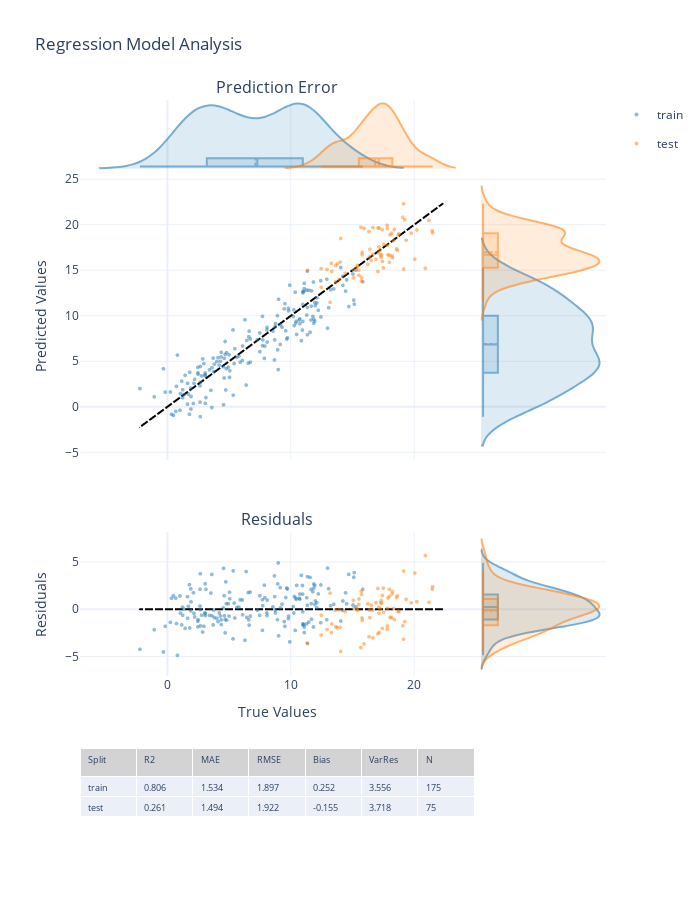

The notebook cell this image was saved under:
### Markdown cell above
## Regression

### Regression evaluation plot
Uses columns `y_true`, `y_pred`, and optionally a split column like `set`.

### Code cell
n = 250
x = np.linspace(0, 10, n)
y_true = 2.0 * x + np.random.normal(0, 1.5, size=n)
y_pred = 2.0 * x + np.random.normal(0, 1.0, size=n)
set_col = np.where(np.arrange(n) < int(0.7 * n), "train", "test")

df_reg = pd.DataFrame({"y_true": y_true, "y_pred": y_pred, "set": set_col})
fig = regression.regression_evaluation_plot(df_reg, y="y_true", split_column="set")
fig

### Figure 1 — Plotly figure (JSON) as saved in the notebook; plotly's stock layout.template omitted (floating-point values rounded to 4 significant figures; data arrays with more than 128 entries replaced by an {"elided": "..."} marker saying what was removed)
{"data": [{"line": {"color": "black", "dash": "dash"}, "mode": "lines", "name": "Ideal Line", "showlegend": false, "type": "scattergl", "x": [-2.223, 22.29], "xaxis": "x3", "y": [-2.223, 22.29], "yaxis": "y3"}, {"line": {"color": "black", "dash": "dash"}, "mode": "lines", "name": "Zero Error Line", "showlegend": false, "type": "scattergl", "x": [-2.223, 22.29], "xaxis": "x7", "y": [0, 0], "yaxis": "y7"}, {"legendgroup": "train", "marker": {"color": "rgba(31,119,180,0.7)", "opacity": 0.7, "size": 4}, "mode": "markers", "name": "train", "type": "scattergl", "x": {"elided": "175 float values"}, "xaxis": "x3", "y": {"elided": "175 float values"}, "yaxis": "y3"}, {"legendgroup": "train", "marker": {"color": "rgba(31,119,180,0.7)", "opacity": 0.7, "size": 4}, "mode": "markers", "name": "Residuals", "showlegend": false, "type": "scattergl", "x": {"elided": "175 float values"}, "xaxis": "x7", "y": {"elided": "175 float values"}, "yaxis": "y7"}, {"alignmentgroup": "overlay", "box": {"visible": true}, "fillcolor": "rgba(31,119,180,0.25)", "legendgroup": "train", "line": {"color": "#1F77B4"}, "meanline": {"visible": true}, "name": "train", "offsetgroup": "overlay", "opacity": 0.6, "orientation": "h", "points": false, "scalegroup": "same", "scalemode": "width", "showlegend": false, "side": "positive", "type": "violin", "width": 0.6, "x": {"elided": "175 float values"}, "xaxis": "x", "y": {"elided": "175 int values"}, "yaxis": "y"}, {"alignmentgroup": "overlay", "box": {"visible": true}, "fillcolor": "rgba(31,119,180,0.25)", "legendgroup": "train", "line": {"color": "#1F77B4"}, "meanline": {"visible": true}, "name": "train", "offsetgroup": "overlay", "opacity": 0.6, "orientation": "v", "points": false, "scalegroup": "same", "scalemode": "width", "showlegend": false, "side": "positive", "type": "violin", "width": 0.6, "x": {"elided": "175 int values"}, "xaxis": "x4", "y": {"elided": "175 float values"}, "yaxis": "y4"}, {"alignmentgroup": "overlay", "box": {"visible": true}, "fillcolor": "rgba(31,119,180,0.25)", "legendgroup": "train", "line": {"color": "#1F77B4"}, "meanline": {"visible": true}, "name": "train", "offsetgroup": "overlay", "opacity": 0.6, "points": false, "scalegroup": "same", "scalemode": "width", "showlegend": false, "side": "positive", "type": "violin", "width": 0.6, "x": {"elided": "175 int values"}, "xaxis": "x8", "y": {"elided": "175 float values"}, "yaxis": "y8"}, {"legendgroup": "test", "marker": {"color": "rgba(255,127,14,0.7)", "opacity": 0.7, "size": 4}, "mode": "markers", "name": "test", "type": "scattergl", "x": [15.08, 12.93, 13.18, 13.61, 14.4, 13.93, 12.48, 13.65, 11.36, 15.72, 12.46, 13.28, 15.1, 13.99, 17.5, 13.32, 15.74, 15.36, 13.75, 16.37, 15.41, 16.9, 17.06, 19.15, 17.99, 15.51, 15.79, 17.87, 17.29, 17.35, 14.04, 16.51, 15.52, 17.13, 16.64, 18.23, 17.42, 18.21, 16.41, 15.77, 16.65, 17.32, 18.0, 20.9, 17.53, 16.24, 17.23, 17.14, 18.63, 15.68, 18.17, 18.39, 18.58, 17.42, 18.04, 16.34, 17.81, 17.82, 19.34, 17.06, 20.05, 21.2, 15.93, 19.76, 20.21, 18.32, 18.76, 19.24, 19.07, 19.13, 17.16, 21.49, 21.46, 18.7, 17.8], "xaxis": "x3", "y": [14.15, 15.08, 11.48, 13.73, 14.65, 13.99, 13.12, 15.49, 14.98, 13.81, 15.17, 15.76, 15.03, 15.9, 15.26, 14.87, 14.18, 15.34, 15.7, 16.46, 15.55, 16.2, 14.86, 15.12, 15.87, 15.01, 16.96, 16.69, 16.58, 16.72, 18.49, 16.08, 14.43, 16.91, 16.74, 16.35, 15.97, 16.59, 17.29, 16.69, 19.68, 16.39, 16.64, 15.22, 17.84, 15.65, 17.21, 17.56, 17.2, 19.73, 19.07, 19.47, 17.35, 19.44, 18.89, 19.25, 19.58, 17.73, 18.29, 19.66, 16.22, 20.47, 19.59, 19.07, 19.42, 18.25, 19.01, 20.54, 20.82, 22.29, 19.6, 19.1, 19.33, 18.9, 19.92], "yaxis": "y3"}, {"legendgroup": "test", "marker": {"color": "rgba(255,127,14,0.7)", "opacity": 0.7, "size": 4}, "mode": "markers", "name": "Residuals", "showlegend": false, "type": "scattergl", "x": [15.08, 12.93, 13.18, 13.61, 14.4, 13.93, 12.48, 13.65, 11.36, 15.72, 12.46, 13.28, 15.1, 13.99, 17.5, 13.32, 15.74, 15.36, 13.75, 16.37, 15.41, 16.9, 17.06, 19.15, 17.99, 15.51, 15.79, 17.87, 17.29, 17.35, 14.04, 16.51, 15.52, 17.13, 16.64, 18.23, 17.42, 18.21, 16.41, 15.77, 16.65, 17.32, 18.0, 20.9, 17.53, 16.24, 17.23, 17.14, 18.63, 15.68, 18.17, 18.39, 18.58, 17.42, 18.04, 16.34, 17.81, 17.82, 19.34, 17.06, 20.05, 21.2, 15.93, 19.76, 20.21, 18.32, 18.76, 19.24, 19.07, 19.13, 17.16, 21.49, 21.46, 18.7, 17.8], "xaxis": "x7", "y": [0.9284, -2.148, 1.705, -0.114, -0.2437, -0.06415, -0.6455, -1.834, -3.612, 1.909, -2.718, -2.478, 0.07295, -1.91, 2.236, -1.544, 1.56, 0.02701, -1.946, -0.09092, -0.1422, 0.7003, 2.2, 4.027, 2.115, 0.5009, -1.179, 1.186, 0.7038, 0.6213, -4.446, 0.4324, 1.094, 0.2206, -0.09662, 1.883, 1.455, 1.619, -0.881, -0.9139, -3.028, 0.935, 1.362, 5.678, -0.3149, 0.5825, 0.02048, -0.4197, 1.432, -4.05, -0.8995, -1.084, 1.231, -2.025, -0.8529, -2.907, -1.769, 0.09447, 1.048, -2.597, 3.827, 0.7284, -3.658, 0.6851, 0.7949, 0.07378, -0.246, -1.3, -1.745, -3.16, -2.44, 2.387, 2.134, -0.202, -2.122], "yaxis": "y7"}, {"alignmentgroup": "overlay", "box": {"visible": true}, "fillcolor": "rgba(255,127,14,0.25)", "legendgroup": "test", "line": {"color": "#FF7F0E"}, "meanline": {"visible": true}, "name": "test", "offsetgroup": "overlay", "opacity": 0.6, "orientation": "h", "points": false, "scalegroup": "same", "scalemode": "width", "showlegend": false, "side": "positive", "type": "violin", "width": 0.6, "x": [15.08, 12.93, 13.18, 13.61, 14.4, 13.93, 12.48, 13.65, 11.36, 15.72, 12.46, 13.28, 15.1, 13.99, 17.5, 13.32, 15.74, 15.36, 13.75, 16.37, 15.41, 16.9, 17.06, 19.15, 17.99, 15.51, 15.79, 17.87, 17.29, 17.35, 14.04, 16.51, 15.52, 17.13, 16.64, 18.23, 17.42, 18.21, 16.41, 15.77, 16.65, 17.32, 18.0, 20.9, 17.53, 16.24, 17.23, 17.14, 18.63, 15.68, 18.17, 18.39, 18.58, 17.42, 18.04, 16.34, 17.81, 17.82, 19.34, 17.06, 20.05, 21.2, 15.93, 19.76, 20.21, 18.32, 18.76, 19.24, 19.07, 19.13, 17.16, 21.49, 21.46, 18.7, 17.8], "xaxis": "x", "y": [0, 0, 0, 0, 0, 0, 0, 0, 0, 0, 0, 0, 0, 0, 0, 0, 0, 0, 0, 0, 0, 0, 0, 0, 0, 0, 0, 0, 0, 0, 0, 0, 0, 0, 0, 0, 0, 0, 0, 0, 0, 0, 0, 0, 0, 0, 0, 0, 0, 0, 0, 0, 0, 0, 0, 0, 0, 0, 0, 0, 0, 0, 0, 0, 0, 0, 0, 0, 0, 0, 0, 0, 0, 0, 0], "yaxis": "y"}, {"alignmentgroup": "overlay", "box": {"visible": true}, "fillcolor": "rgba(255,127,14,0.25)", "legendgroup": "test", "line": {"color": "#FF7F0E"}, "meanline": {"visible": true}, "name": "test", "offsetgroup": "overlay", "opacity": 0.6, "orientation": "v", "points": false, "scalegroup": "same", "scalemode": "width", "showlegend": false, "side": "positive", "type": "violin", "width": 0.6, "x": [0, 0, 0, 0, 0, 0, 0, 0, 0, 0, 0, 0, 0, 0, 0, 0, 0, 0, 0, 0, 0, 0, 0, 0, 0, 0, 0, 0, 0, 0, 0, 0, 0, 0, 0, 0, 0, 0, 0, 0, 0, 0, 0, 0, 0, 0, 0, 0, 0, 0, 0, 0, 0, 0, 0, 0, 0, 0, 0, 0, 0, 0, 0, 0, 0, 0, 0, 0, 0, 0, 0, 0, 0, 0, 0], "xaxis": "x4", "y": [14.15, 15.08, 11.48, 13.73, 14.65, 13.99, 13.12, 15.49, 14.98, 13.81, 15.17, 15.76, 15.03, 15.9, 15.26, 14.87, 14.18, 15.34, 15.7, 16.46, 15.55, 16.2, 14.86, 15.12, 15.87, 15.01, 16.96, 16.69, 16.58, 16.72, 18.49, 16.08, 14.43, 16.91, 16.74, 16.35, 15.97, 16.59, 17.29, 16.69, 19.68, 16.39, 16.64, 15.22, 17.84, 15.65, 17.21, 17.56, 17.2, 19.73, 19.07, 19.47, 17.35, 19.44, 18.89, 19.25, 19.58, 17.73, 18.29, 19.66, 16.22, 20.47, 19.59, 19.07, 19.42, 18.25, 19.01, 20.54, 20.82, 22.29, 19.6, 19.1, 19.33, 18.9, 19.92], "yaxis": "y4"}, {"alignmentgroup": "overlay", "box": {"visible": true}, "fillcolor": "rgba(255,127,14,0.25)", "legendgroup": "test", "line": {"color": "#FF7F0E"}, "meanline": {"visible": true}, "name": "test", "offsetgroup": "overlay", "opacity": 0.6, "points": false, "scalegroup": "same", "scalemode": "width", "showlegend": false, "side": "positive", "type": "violin", "width": 0.6, "x": [0, 0, 0, 0, 0, 0, 0, 0, 0, 0, 0, 0, 0, 0, 0, 0, 0, 0, 0, 0, 0, 0, 0, 0, 0, 0, 0, 0, 0, 0, 0, 0, 0, 0, 0, 0, 0, 0, 0, 0, 0, 0, 0, 0, 0, 0, 0, 0, 0, 0, 0, 0, 0, 0, 0, 0, 0, 0, 0, 0, 0, 0, 0, 0, 0, 0, 0, 0, 0, 0, 0, 0, 0, 0, 0], "xaxis": "x8", "y": [0.9284, -2.148, 1.705, -0.114, -0.2437, -0.06415, -0.6455, -1.834, -3.612, 1.909, -2.718, -2.478, 0.07295, -1.91, 2.236, -1.544, 1.56, 0.02701, -1.946, -0.09092, -0.1422, 0.7003, 2.2, 4.027, 2.115, 0.5009, -1.179, 1.186, 0.7038, 0.6213, -4.446, 0.4324, 1.094, 0.2206, -0.09662, 1.883, 1.455, 1.619, -0.881, -0.9139, -3.028, 0.935, 1.362, 5.678, -0.3149, 0.5825, 0.02048, -0.4197, 1.432, -4.05, -0.8995, -1.084, 1.231, -2.025, -0.8529, -2.907, -1.769, 0.09447, 1.048, -2.597, 3.827, 0.7284, -3.658, 0.6851, 0.7949, 0.07378, -0.246, -1.3, -1.745, -3.16, -2.44, 2.387, 2.134, -0.202, -2.122], "yaxis": "y8"}, {"cells": {"align": "left", "font": {"size": 9}, "values": [["train", "test"], ["0.806", "0.261"], ["1.534", "1.494"], ["1.897", "1.922"], ["0.252", "-0.155"], ["3.556", "3.718"], ["175", "75"]]}, "domain": {"x": [0, 0.75], "y": [0, 0.1]}, "header": {"align": "left", "fill": {"color": "lightgrey"}, "font": {"size": 9}, "values": ["Split", "R2", "MAE", "RMSE", "Bias", "VarRes", "N"]}, "type": "table"}], "layout": {"annotations": [{"font": {"size": 16}, "showarrow": false, "text": "Prediction Error", "x": 0.375, "xanchor": "center", "xref": "paper", "y": 1, "yanchor": "bottom", "yref": "paper"}, {"font": {"size": 16}, "showarrow": false, "text": "Residuals", "x": 0.375, "xanchor": "center", "xref": "paper", "y": 0.4, "yanchor": "bottom", "yref": "paper"}], "height": 900, "title": {"text": "Regression Model Analysis"}, "violinmode": "overlay", "width": 700, "xaxis": {"anchor": "y", "domain": [0, 0.75], "matches": "x9", "showticklabels": false}, "xaxis10": {"anchor": "y10", "domain": [0.75, 1], "matches": "x11", "showticklabels": false}, "xaxis11": {"anchor": "y11", "domain": [0.75, 1]}, "xaxis2": {"anchor": "y2", "domain": [0.75, 1], "matches": "x11", "showticklabels": false}, "xaxis3": {"anchor": "y3", "domain": [0, 0.75], "matches": "x9", "showticklabels": false}, "xaxis4": {"anchor": "y4", "domain": [0.75, 1], "matches": "x4", "showticklabels": false}, "xaxis5": {"anchor": "y5", "domain": [0, 0.75], "matches": "x9", "showticklabels": false}, "xaxis6": {"anchor": "y6", "domain": [0.75, 1], "matches": "x11", "showticklabels": true}, "xaxis7": {"anchor": "y7", "domain": [0, 0.75], "matches": "x9", "showticklabels": true, "title": {"text": "True Values"}, "visible": true}, "xaxis8": {"anchor": "y8", "domain": [0.75, 1], "matches": "x11", "showticklabels": false}, "xaxis9": {"anchor": "y9", "domain": [0, 0.75]}, "yaxis": {"anchor": "x", "domain": [0.9, 1], "showticklabels": false}, "yaxis10": {"anchor": "x10", "domain": [0.1, 0.2], "matches": "y9", "showticklabels": false}, "yaxis11": {"anchor": "x11", "domain": [0, 0.1]}, "yaxis2": {"anchor": "x2", "domain": [0.9, 1], "matches": "y", "showticklabels": false}, "yaxis3": {"anchor": "x3", "domain": [0.5, 0.9], "title": {"text": "Predicted Values"}}, "yaxis4": {"anchor": "x4", "domain": [0.5, 0.9], "matches": "y3", "showticklabels": false}, "yaxis5": {"anchor": "x5", "domain": [0.4, 0.5]}, "yaxis6": {"anchor": "x6", "domain": [0.4, 0.5], "matches": "y5", "showticklabels": false}, "yaxis7": {"anchor": "x7", "domain": [0.2, 0.4], "title": {"text": "Residuals"}}, "yaxis8": {"anchor": "x8", "domain": [0.2, 0.4], "matches": "y7", "showticklabels": false}, "yaxis9": {"anchor": "x9", "domain": [0.1, 0.2]}}}
